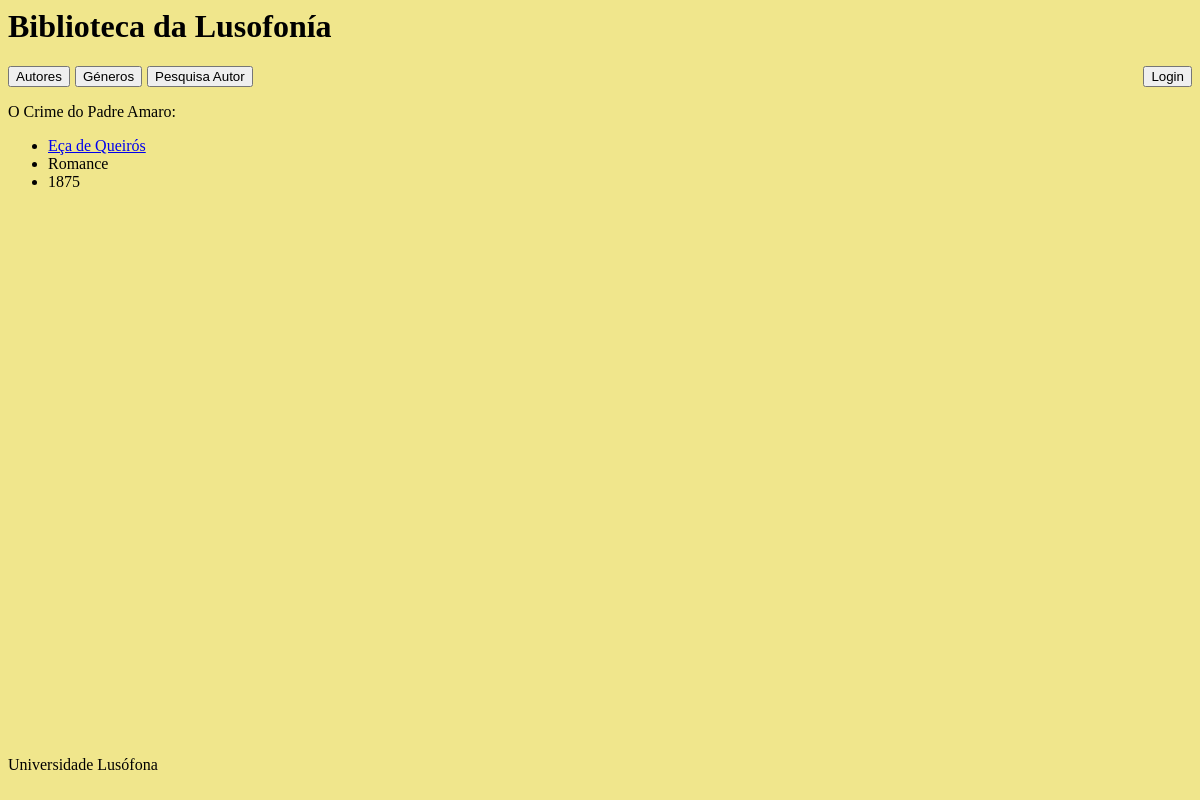
Page /livro/36/ on the committed database.
### biblioteca/models.py (models this page shows, shortened)
class Livro(models.Model):
    titulo = models.CharField(max_length=50)
    autor = models.ForeignKey(Autor, on_delete=models.CASCADE, related_name="livros")
    genero =  models.CharField(max_length=50)
    ano_publicacao = models.IntegerField()
    excerto = models.TextField(default='', null=True, blank=True)

class Autor(models.Model):
    nome = models.CharField(max_length=50)
    ano_nascimento = models.IntegerField()
    nacionalidade = models.CharField(max_length=50)
    retrato = models.ImageField(upload_to="retratos", null=True, blank=True)
    def __str__(self):
        return self.nome

### biblioteca/views.py (the view)
# urls.py: path('livro/<int:livro_id>/', views.livro_view, name="livro"),
def livro_view(request, livro_id):
    context = {
        'livro': Livro.objects.get(id=livro_id),
    }
    return render(request, "biblioteca/livro.html", context)

### biblioteca/templates/biblioteca/livro.html
{% extends 'biblioteca/layout.html' %}
{% block content %}
    <p> {{ livro.titulo }}:</p>
    <ul>
        <li><a href="{% url 'autor' livro.autor.id %}">{{ livro.autor }}</a></li>
        <li>{{ livro.genero }}</li>
        <li>{{ livro.ano_publicacao }}</li>
    </ul>
{% endblock %}

### biblioteca/templates/biblioteca/layout.html (style rules this page uses)
body { background: khaki; }

### rows in the picture
Livro: titulo "O Crime do Padre Amaro", autor "Eça de Queirós", genero "Romance", ano_publicacao "1875"
